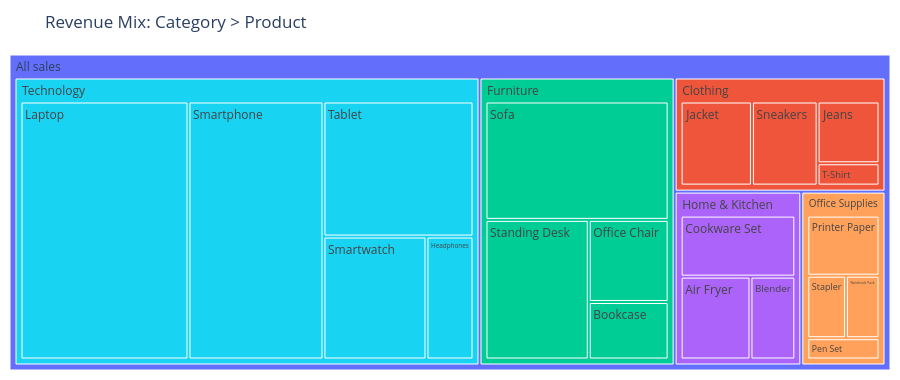

The notebook cell saved with this chart:
### Code cell
viz.category_treemap(df)

### Figure 1 — Plotly figure (JSON) as saved in the notebook; plotly's stock layout.template omitted (floating-point values rounded to 4 significant figures)
{"data": [{"branchvalues": "total", "customdata": [["(?)"], ["Clothing"], ["Clothing"], ["Clothing"], ["Clothing"], ["Clothing"], ["Furniture"], ["Furniture"], ["Furniture"], ["Furniture"], ["Furniture"], ["Home & Kitchen"], ["Home & Kitchen"], ["Home & Kitchen"], ["Home & Kitchen"], ["Office Supplies"], ["Office Supplies"], ["Office Supplies"], ["Office Supplies"], ["Office Supplies"], ["Technology"], ["Technology"], ["Technology"], ["Technology"], ["Technology"], ["Technology"]], "domain": {"x": [0.0, 1.0], "y": [0.0, 1.0]}, "hovertemplate": "labels=%{label}<br>revenue=%{value}<br>parent=%{parent}<br>id=%{id}<br>category=%{customdata[0]}<extra></extra>", "ids": ["All sales", "All sales/Clothing/Jacket", "All sales/Clothing/Sneakers", "All sales/Clothing/Jeans", "All sales/Clothing/T-Shirt", "All sales/Clothing", "All sales/Furniture/Bookcase", "All sales/Furniture/Sofa", "All sales/Furniture/Office Chair", "All sales/Furniture/Standing Desk", "All sales/Furniture", "All sales/Home & Kitchen/Cookware Set", "All sales/Home & Kitchen/Air Fryer", "All sales/Home & Kitchen/Blender", "All sales/Home & Kitchen", "All sales/Office Supplies/Printer Paper", "All sales/Office Supplies/Notebook Pack", "All sales/Office Supplies/Stapler", "All sales/Office Supplies/Pen Set", "All sales/Office Supplies", "All sales/Technology/Smartphone", "All sales/Technology/Smartwatch", "All sales/Technology/Headphones", "All sales/Technology/Laptop", "All sales/Technology/Tablet", "All sales/Technology"], "labels": ["All sales", "Jacket", "Sneakers", "Jeans", "T-Shirt", "Clothing", "Bookcase", "Sofa", "Office Chair", "Standing Desk", "Furniture", "Cookware Set", "Air Fryer", "Blender", "Home & Kitchen", "Printer Paper", "Notebook Pack", "Stapler", "Pen Set", "Office Supplies", "Smartphone", "Smartwatch", "Headphones", "Laptop", "Tablet", "Technology"], "marker": {"colors": ["#636efa", "#EF553B", "#EF553B", "#EF553B", "#EF553B", "#EF553B", "#00cc96", "#00cc96", "#00cc96", "#00cc96", "#00cc96", "#ab63fa", "#ab63fa", "#ab63fa", "#ab63fa", "#FFA15A", "#FFA15A", "#FFA15A", "#FFA15A", "#FFA15A", "#19d3f3", "#19d3f3", "#19d3f3", "#19d3f3", "#19d3f3", "#19d3f3"]}, "name": "", "parents": ["", "All sales/Clothing", "All sales/Clothing", "All sales/Clothing", "All sales/Clothing", "All sales", "All sales/Furniture", "All sales/Furniture", "All sales/Furniture", "All sales/Furniture", "All sales", "All sales/Home & Kitchen", "All sales/Home & Kitchen", "All sales/Home & Kitchen", "All sales", "All sales/Office Supplies", "All sales/Office Supplies", "All sales/Office Supplies", "All sales/Office Supplies", "All sales", "All sales/Technology", "All sales/Technology", "All sales/Technology", "All sales/Technology", "All sales/Technology", "All sales"], "type": "treemap", "values": [1520000.0, 52280.0, 48150.0, 33320.0, 12060.0, 145800.0, 33120.0, 156300.0, 47280.0, 103900.0, 340600.0, 56620.0, 46810.0, 30070.0, 133500.0, 37040.0, 17900.0, 20640.0, 13120.0, 88700.0, 241800.0, 87930.0, 40160.0, 301000.0, 140700.0, 811600.0]}], "layout": {"height": 380, "legend": {"tracegroupgap": 0}, "margin": {"b": 10, "l": 10, "r": 10, "t": 55}, "title": {"text": "Revenue Mix: Category > Product"}}}
